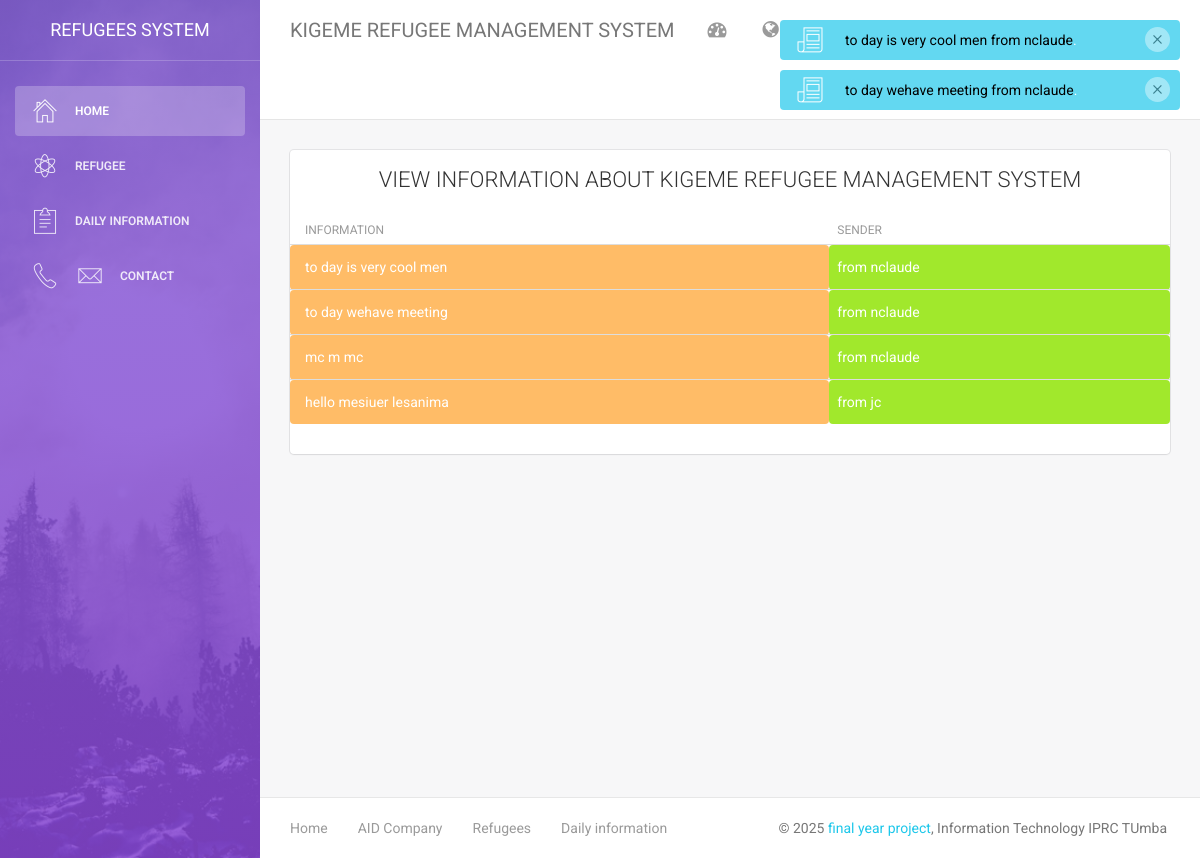
/daily_info.php, run on the app's committed database.
### tables this page shows
CREATE TABLE `daily_info` (
  `id` int(11) NOT NULL,
  `name_of_add_info` varchar(70) NOT NULL,
  `information` text NOT NULL
);

### daily_info.php (the view, shortened to what this page needs)
<!doctype html>
<html lang="en">
<head>
	<?php
    include("head_bootstap.php");
    ?>
</head>
<body>
<div class="wrapper">
    <div class="sidebar" data-color="purple" data-image="assets/img/sidebar-5.jpg">
    	<?php
       include("left_panel_menu.php");
        ?>
    <div class="main-panel">
        <?php
         include("up_dashboard.php");
        ?>
        <div class="content">
            <div class="container-fluid">
                <div class="row">
                    <div class="col-md-12">
                        <div class="card">
                            <div class="header">
                               <h4 class="title"><center>VIEW INFORMATION ABOUT KIGEME REFUGEE MANAGEMENT SYSTEM</center></h4>
                            </div>
                         <div class="content table-responsive table-full-width">
                                <table class="table table-hover table-striped">
                                   <thead>
                                        <th>INFORMATION </th>
                                        <th>SENDER</th>
                                    </thead>
                                    <tbody>
                                         <?Php
class refugees{
  function __construct(){
try{
  include 'code/connection.php';
  $a=$con->prepare("SELECT * FROM `daily_info` order by id DESC limit 20");
  $a->execute();
  while($row=$a->fetch(PDO::FETCH_ASSOC)){
  ?>
                                        <tr>
                                            <td  class="alert alert-warning"><?php echo $row['information']; ?></td>
                                            <td class="alert alert-success"><?php echo"from ", $row['name_of_add_info']; ?></td>
                                        </tr>
                                         <?php
    }
   }catch(PDOException $e){echo"connetion error";}
  }
}
$obj=new refugees();
?>
                                    </tbody>
                                </table>
                            </div>
                        </div>
                    </div>
                     </div>
                </div>
           </div>
        <?php
        include("footer.php");
        ?>
    </div>
</div>
</body>
</html>

### data on the page
daily_info: information "to day is very cool men", name_of_add_info "nclaude"
daily_info: information "to day wehave meeting", name_of_add_info "nclaude"
daily_info: information "mc m mc", name_of_add_info "nclaude"
daily_info: information "hello mesiuer lesanima", name_of_add_info "jc"
